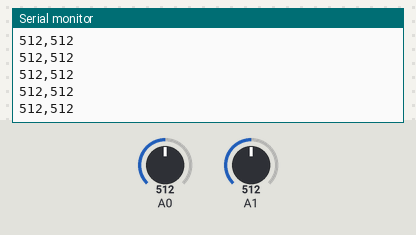
Bench run of a sketch on a simulated Arduino Uno, built with avr-gcc and run on an emulated ATmega328P. On the bench: the last lines printed to the serial monitor. The test bench sets the inputs (shaded band); at power-on: A0 = 512, A1 = 512.

Above: at 1.2 s.
1.3 s: A0 set to 716
At 1.56 s:
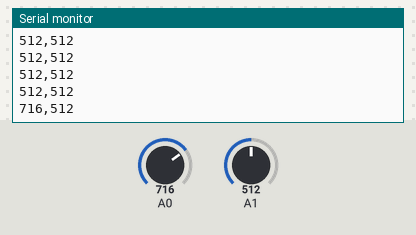
2.8 s: A1 set to 716
At 2.96 s:
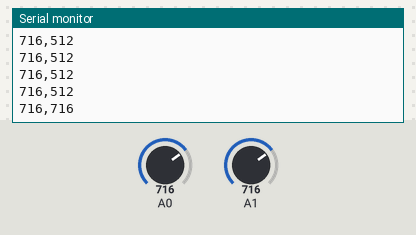
4.3 s: A0 set to 900
At 4.37 s:
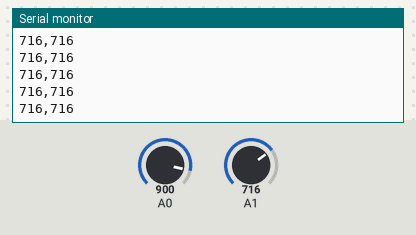
5.8 s: A1 set to 900
At 5.97 s:
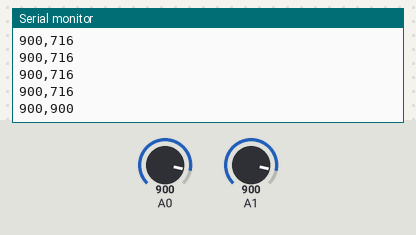
Timing chart, 0 to 8.3 s (numbered marks = the images above; inputs shaded):
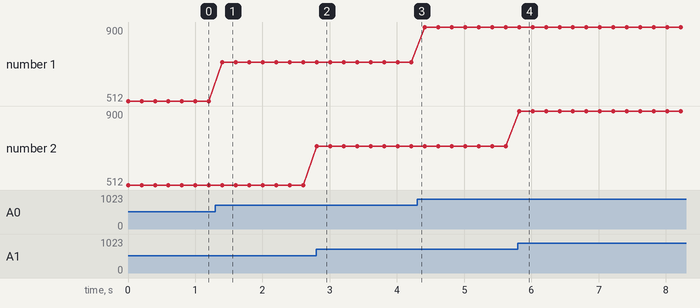

Measured:
- after the input at 1.3 s, the serial monitor: prints a new line after 0.10 s (image 1)
- after the input at 2.8 s, the serial monitor: prints a new line at once (image 2)
- after the input at 5.8 s, the serial monitor: prints a new line at once (image 4)
- plotted number 1: 512 → 716 after the input at 1.3 s, 716 → 900 after the input at 4.3 s

The sketch:

07.PotMeters.ino
```cpp
void setup()
{
    Serial.begin(9600);
}

void loop()
{
    int pot1Val = analogRead(A0);
    int pot2Val = analogRead(A1);
    while (!Serial){};
    Serial.print(pot1Val); Serial.print(",");
    Serial.print(pot2Val); Serial.println();
    delay(200);
}
```
